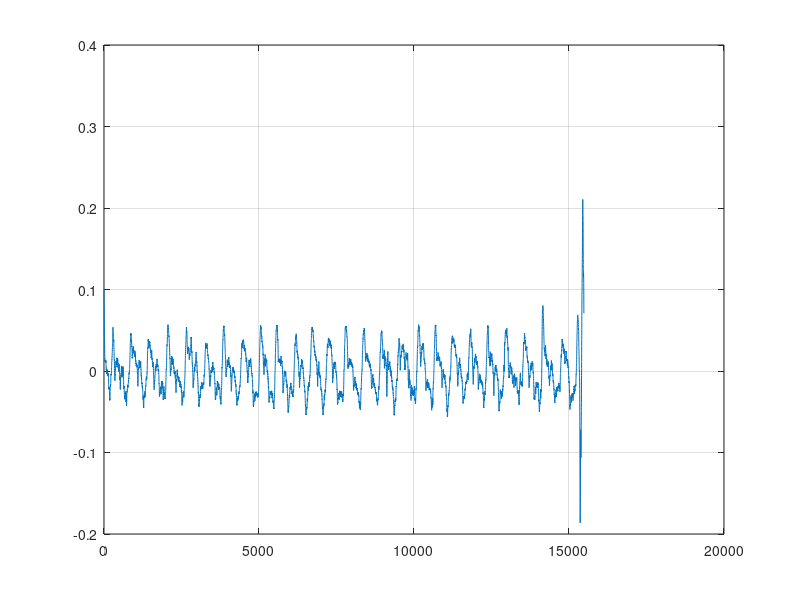
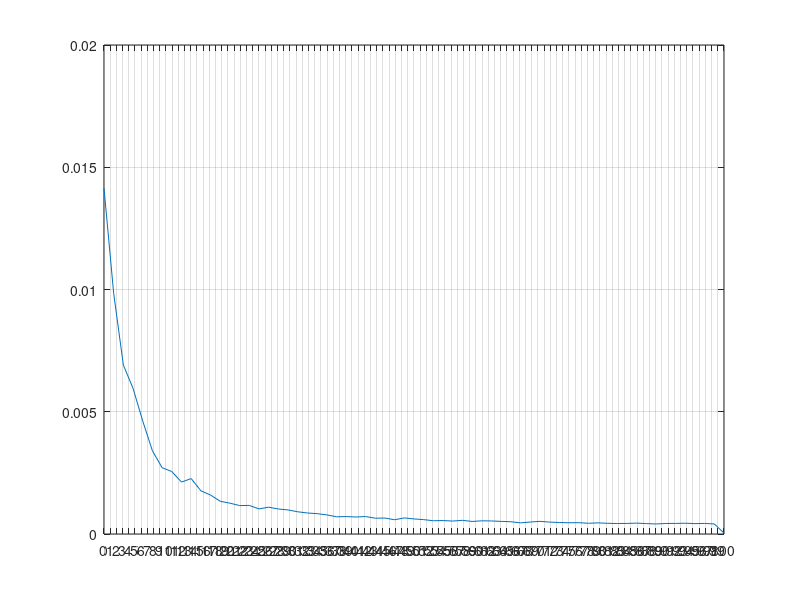
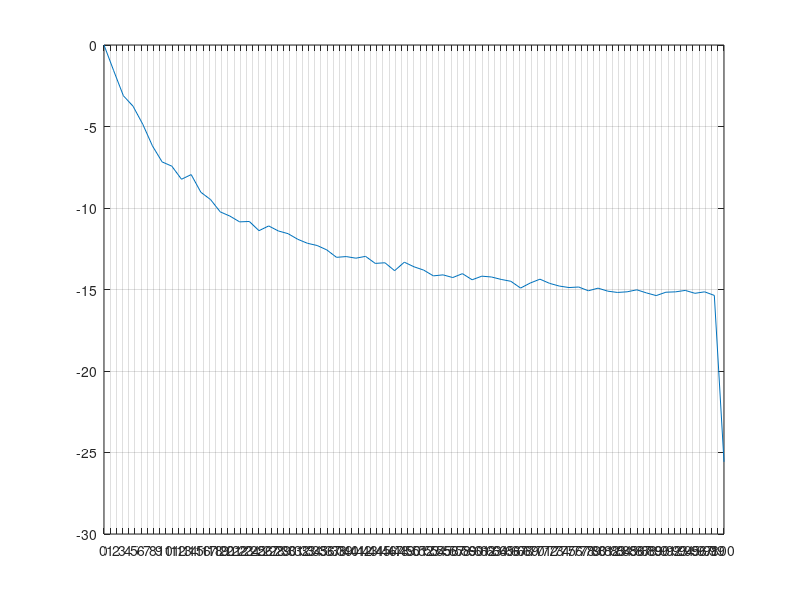

MATLAB code for these plots, in order:
#!/usr/bin/octave -qf

fid = fopen("./dump/main_input_norm_float_bin.dat","r");
x = fread(fid, Inf, "float32", 0);
fclose(fid);

len = length(x)
figure(1)
plot(x)
grid on;

Fs = 200;
N = 128;
spect = fft(x, N);
spect = spect / N;
spect = abs(spect);

##
f_axis = Fs/2 * linspace(0, 1, N/2 + 1);

printf("f_axis len = %d\n", length(f_axis));
printf("delta f    = %f\n", Fs / N);

figure(2);
plot(f_axis, spect(1 : length(f_axis)));
grid on;

set(gca,'xtick',[0 : 1 : 100])

spect_db = 0;
for i = 2 : length(spect)
  spect_db(i) = 10 * log10(spect(i)/spect(1));
endfor

spect(1) = 0;

figure(3);
plot(f_axis, spect_db(1 : length(f_axis)));
grid on;

set(gca,'xtick',[0 : 1 : 100])

input("");
